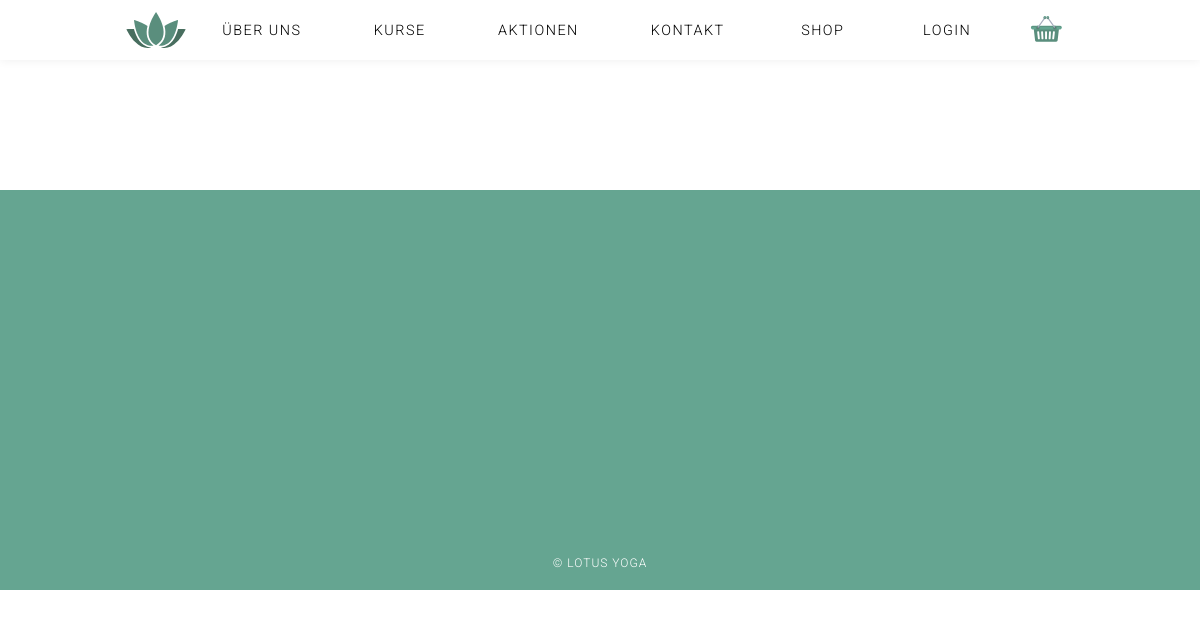
The app's page /index.php?page=Impressum, older data.
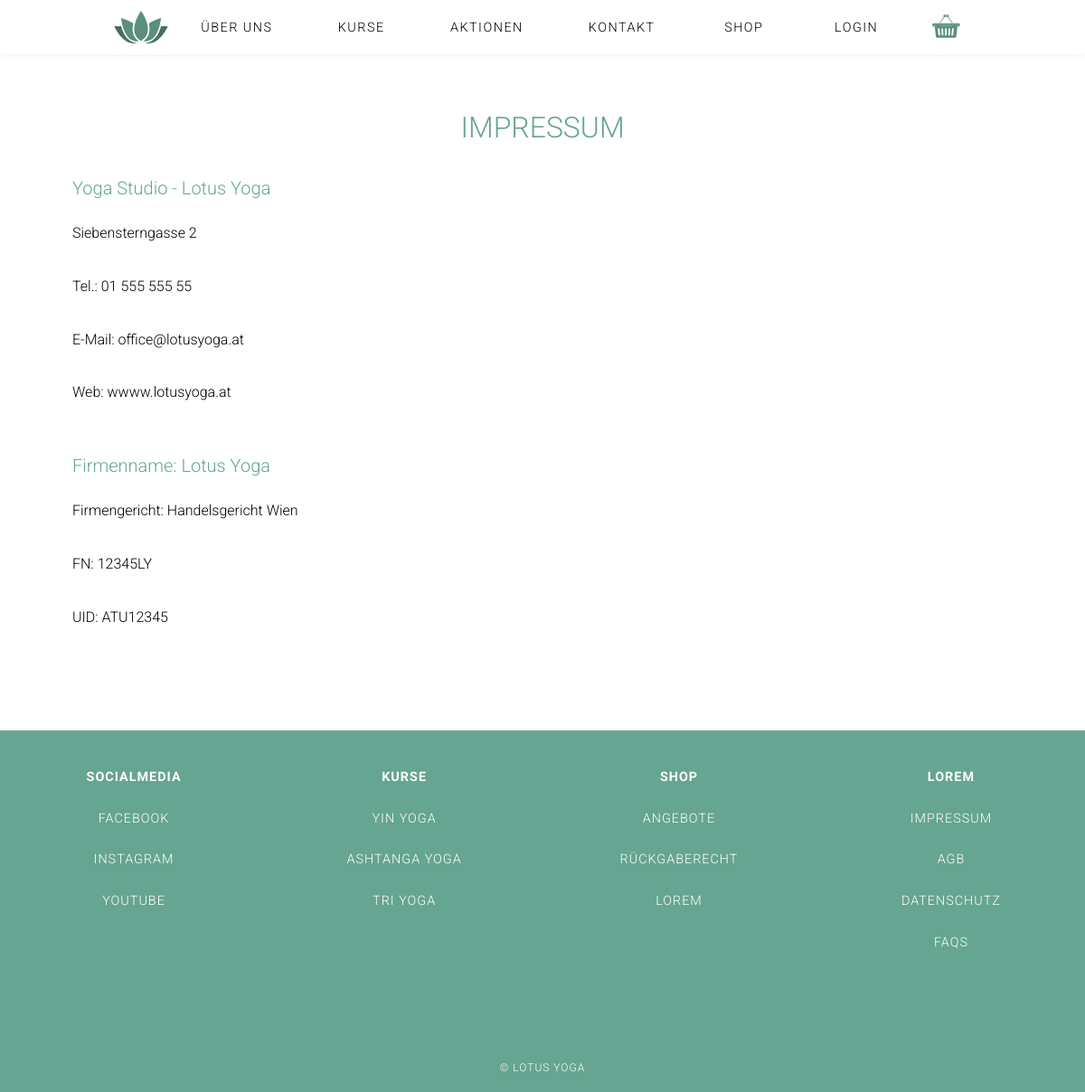
The same page, newer data.
### tables this page shows
CREATE TABLE `contents` (
  `id` int(11) NOT NULL,
  `_name` varchar(1000) NOT NULL,
  `type` varchar(150) NOT NULL,
  `content` varchar(1000) NOT NULL DEFAULT '',
  `sequence` int(11) NOT NULL,
  `is_active` tinyint(1) NOT NULL DEFAULT '1',
  `deleted_at` timestamp NULL DEFAULT NULL
);

### index.php (called while the page is built, shortened)
<?php
$content = ('content/');
include('functions/load_Content.php');
include('header.php');
if( ! isset($_GET['page']) ){
	$page = "home";
}else{
	$page = $_GET['page'];
}
if($page){
	$content .= $page .".php";
}
include($content);
include('footer.php');
?>

### functions/load_Content.php (called while the page is built, shortened)
<?php
function get_specific_content_data($table_name, $where, $equals){
    global $link;
    $sql = "SELECT * FROM " .$table_name. " WHERE ". $where . " = '" . $equals . "' AND deleted_at IS NULL ";
    $res = mysqli_query($link, $sql);
    return $res;
}
function get_ordered_content_data($table_name, $where, $equals, $order_by, $asc_desc){
    global $link;
    $sql = "SELECT * FROM " .$table_name. " WHERE ". $where . " = '" . $equals ."' ORDER BY ".$order_by." ". $asc_desc;
    $res = mysqli_query($link, $sql);
    return $res;
}
$impressum = get_specific_content_data('contents', '_name', 'impressum');
$footer = get_ordered_content_data('contents', '_name', 'footer', 'sequence', 'asc');
?>

### content/impressum.php (the view)
<section class="content-wrapper footer-content">
  <?php
  		while( $row = mysqli_fetch_assoc($impressum) ){
  			if($row['type'] == 'headline'){
  				echo '<h2>'.$row["content"].'</h2>';
  			}elseif($row['type'] == 'subheadline'){
            echo '<h3>'.$row["content"].'</h3>';
        }else{
            echo '<p>'.$row["content"].'</p>';
        }
      }
    ?>
</section>

### footer.php (shortened to what this page needs)
  <footer class="footer_main">
    <section class="links_footer" >
<?php
    $cnt = 0;
    while( $row = mysqli_fetch_assoc($footer) ){
      if($row['type'] == 'subheadline'){
          if($cnt != 0){
            echo '</ul>';
          }
          echo '<ul><li><h4>'.$row["content"].'</h4></li>';
      }else{
          echo '<li><a href="'.$row["content"].'">'.$row["type"].'</a>';
      }
      $cnt++;
    }
    ?>
    </section>
    <small class="copyright">
      &copy; Lotus Yoga
    </small>
  </footer>
</body>
</html>

Row changes from the older to the newer data that the page shows:
added contents: content "IMPRESSUM"
added contents: content "Yoga Studio - Lotus Yoga"
added contents: content "Siebensterngasse 2"
added contents: content "Tel.: 01 555 555 55"
added contents: content "E-Mail: office@lotusyoga.at"
added contents: content "Web: wwww.lotusyoga.at"
added contents: content "Firmenname: Lotus Yoga"
added contents: content "Firmengericht: Handelsgericht Wien"
added contents: content "FN: 12345LY"
added contents: content "UID: ATU12345"
added contents: content "SOCIALMEDIA"
added contents: type "FACEBOOK"
added contents: type "INSTAGRAM"
added contents: type "YOUTUBE"
added contents: content "KURSE"
added contents: type "YIN YOGA"
added contents: type "ASHTANGA YOGA"
added contents: type "TRI YOGA"
added contents: content "SHOP"
added contents: type "ANGEBOTE"
added contents: type "RÜCKGABERECHT"
added contents: type "LOREM"
added contents: content "LOREM"
added contents: type "IMPRESSUM"
added contents: type "AGB"
added contents: type "DATENSCHUTZ"
added contents: type "FAQS"
